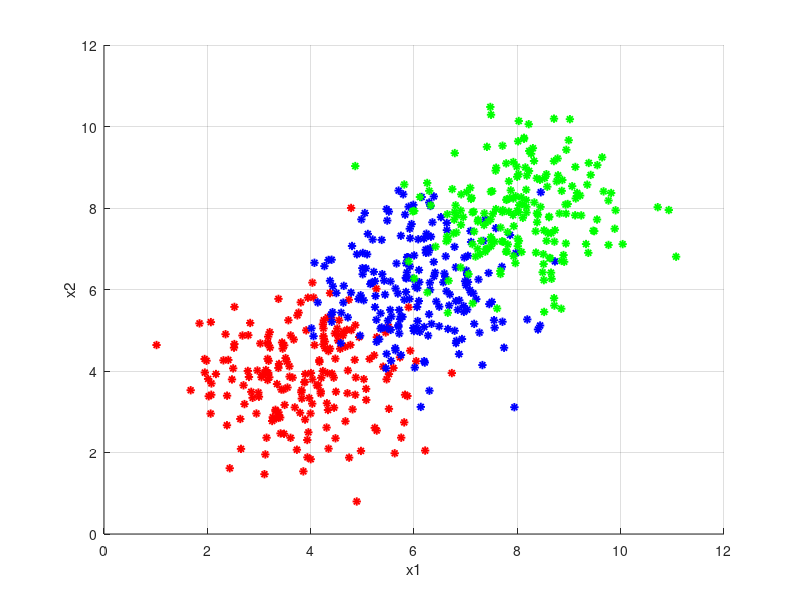
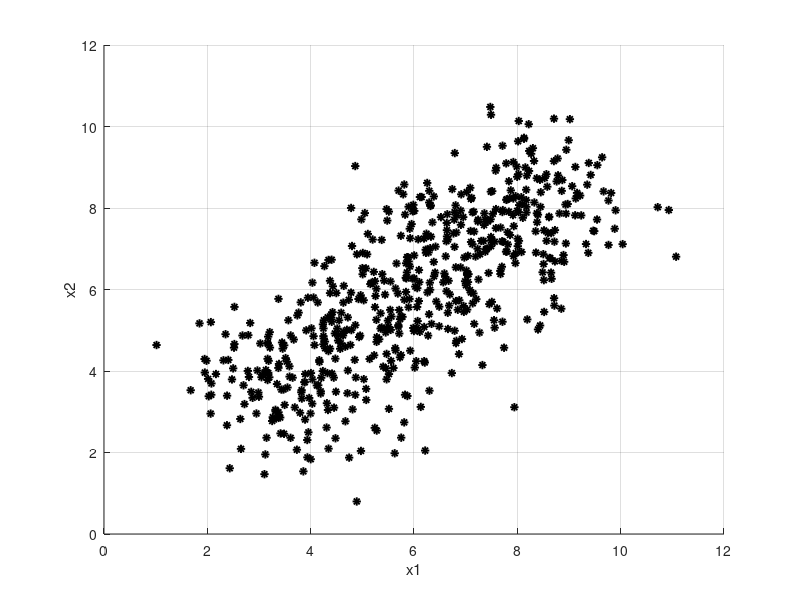
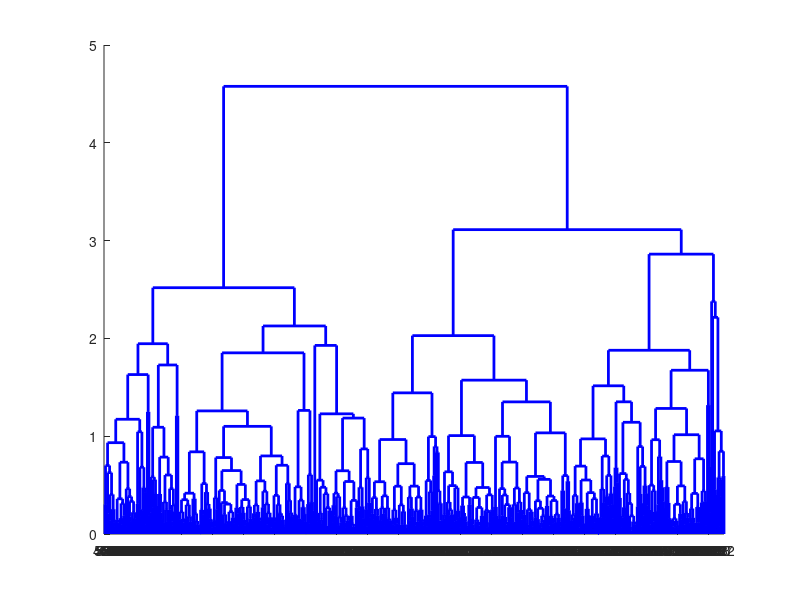

These charts were generated, in order, by the following MATLAB code: (Note: this script raises an error after producing the figures.)
% This script demonstrates the hierarchical clustering algorithm on a set of
% artificially generated data points. Data points are considered to be
% sampled from three different multivariate distributions identified by the
% parameters MU1, MU2, MU3 and SIGMA1, SIGMA2, SIGMA3.

%Initialize workspace.
clc
clear all

% Define the parameters of the multivariate gaussian distributions.
MU1 = [4 4];
MU2 = [6 6];
MU3 = [8 8];
SIGMA1 = [1 0; 0 1];
SIGMA2 = [1 0; 0 1];
SIGMA3 = [1 0; 0 1];

% Sample equal number of points from both distributions.
% Let N be the number of points to be sampled.
N = 200;
X1 = mvnrnd(MU1,SIGMA1,N);
X2 = mvnrnd(MU2,SIGMA2,N);
X3 = mvnrnd(MU3,SIGMA3,N);
% Store both sets of points in a single matrix.
X = [X1;X2;X3];

% Plot the labeded data points
figure('Name','Labeled Data Popints')
hold on
plot(X1(:,1),X1(:,2),'*r','LineWidth',1.4);
plot(X2(:,1),X2(:,2),'*b','LineWidth',1.4);
plot(X3(:,1),X3(:,2),'*g','LineWidth',1.4);
xlabel('x1');
ylabel('x2');
grid on
hold off

%Plot the unlabaled data points.
figure('Name','Unlabeled Data Popints')
hold on
plot(X(:,1),X(:,2),'*k','LineWidth',1.4);
xlabel('x1');
ylabel('x2');
grid on
hold off

% Create the hierarchical clustering dendrogram.
Y = pdist(X,'euclidean');
Z = linkage(Y,'average');
figure('Name','Hierarchical Dendrogram')
[H,T] = dendrogram(Z,0,'colorthreshold','default');
set(H,'LineWidth',2)

% Cluster data in three clusters.
T = clusterdata(X,'linkage','average',3);
figure('Name','Identified Clusters')
scatter(X(:,1),X(:,2),10,T,'filled')
grid on